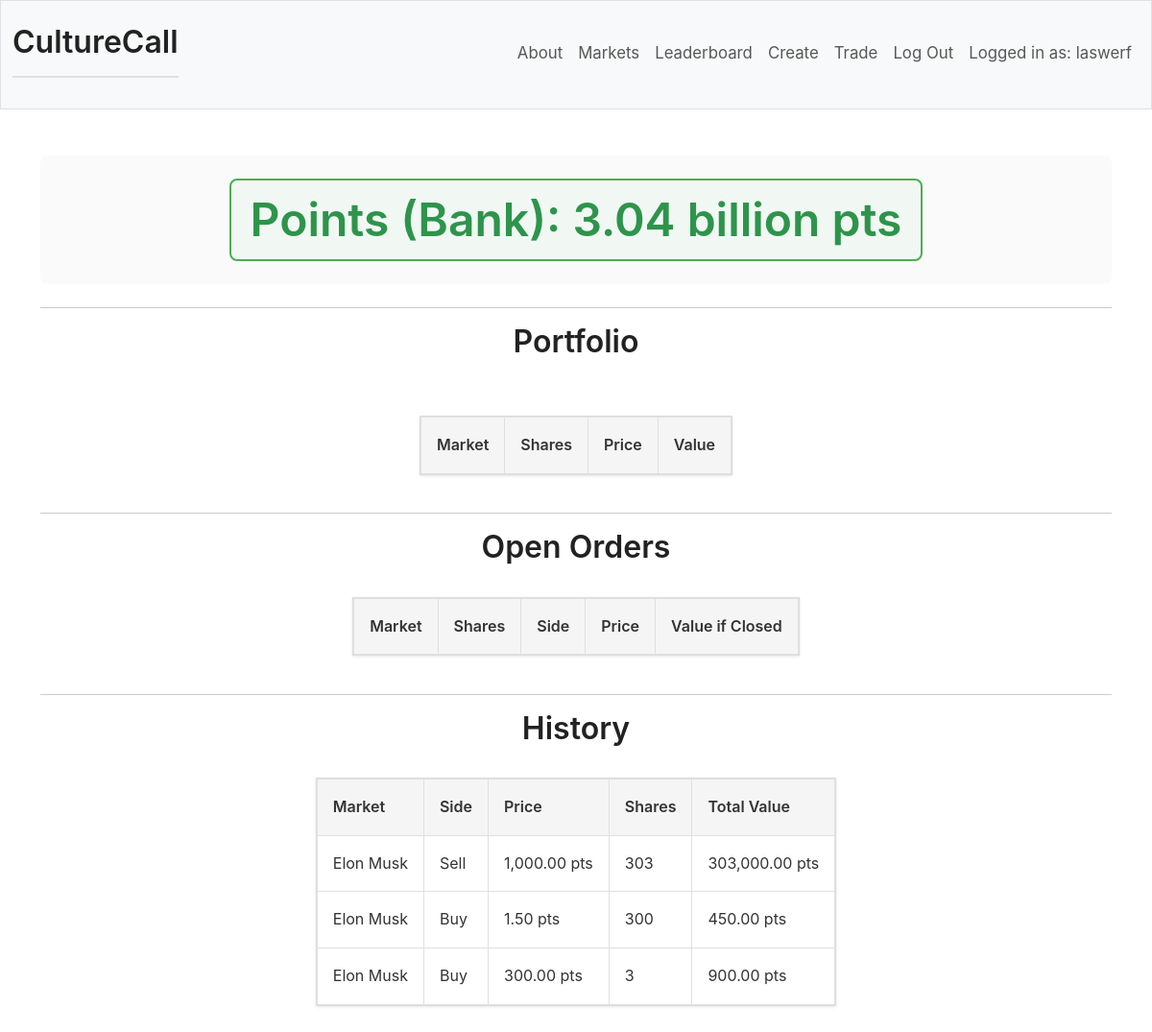
Page / (signed in) on the earlier database version.
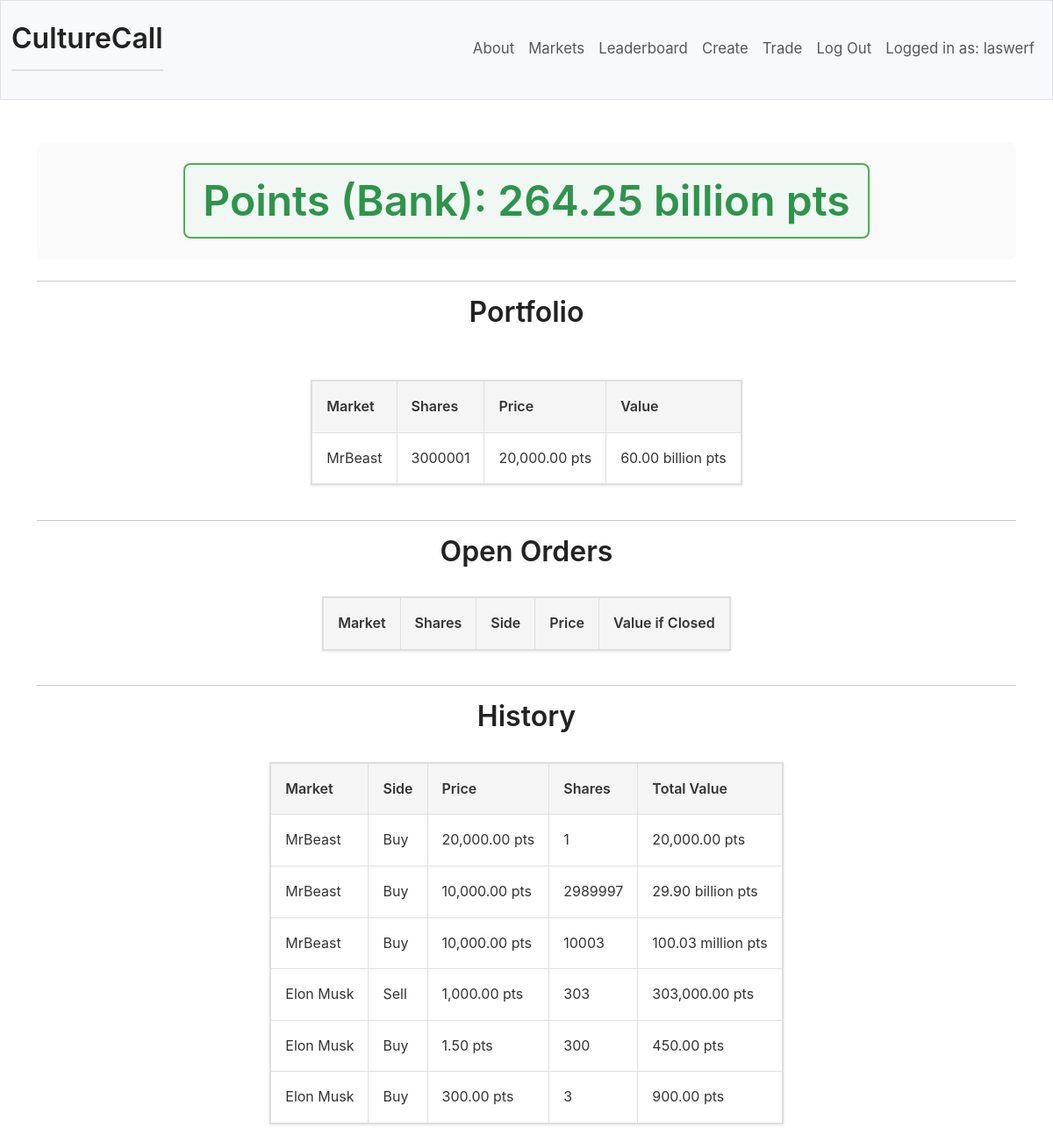
Same page on the later database version.
### tables this page shows
CREATE TABLE users (
    id INTEGER PRIMARY KEY AUTOINCREMENT NOT NULL,
    username TEXT UNIQUE NOT NULL,
    hash TEXT NOT NULL,
    points NUMERIC NOT NULL DEFAULT 10000.00
);

CREATE TABLE history (    id INTEGER PRIMARY KEY AUTOINCREMENT NOT NULL,    sellerId INTEGER,    marketId INTEGER,    buyerId INTEGER,    sharesCount INTEGER NOT NULL,    executePrice NUMERIC NOT NULL,    executeTime TEXT NOT NULL DEFAULT (datetime('now')),    FOREIGN KEY(marketId) REFERENCES markets(id),    FOREIGN KEY(sellerId) REFERENCES users(id),    FOREIGN KEY(buyerId) REFERENCES users(id));

CREATE TABLE markets (    id INTEGER PRIMARY KEY AUTOINCREMENT NOT NULL,     title TEXT NOT NULL, ipo NUMERIC, ipo_shares_left INTEGER);

CREATE TABLE portfolio (
    userId INTEGER NOT NULL,
    marketId INTEGER NOT NULL,
    sharesCount INTEGER NOT NULL DEFAULT 0,
    PRIMARY KEY (userId, marketId),
    FOREIGN KEY (userId) REFERENCES users(id),
    FOREIGN KEY (marketId) REFERENCES markets(id)
);

### app.py (the view)
@app.route("/")
@login_required
def index():
    if not app.jinja_env.globals.get("username"):
        app.jinja_env.globals["username"] = db.execute("SELECT * FROM users WHERE id = ?", session["user_id"])[0]["username"]
    balance = db.execute("SELECT points FROM users WHERE id = ?", session["user_id"])[0]["points"]
    portfolio = db.execute("SELECT * FROM portfolio WHERE userId = ?", session["user_id"])
    open = db.execute("SELECT * FROM liveOrders WHERE initiatorId = ?", session["user_id"])
    history = db.execute("SELECT * FROM history WHERE sellerId = ? OR buyerId = ? ORDER BY executeTime DESC", session["user_id"], session["user_id"])
    print(history)
    for transaction in history:
        if transaction["sellerId"] == session["user_id"]:
            transaction["side"] = "Sell"
        else:
            transaction["side"] = "Buy"
        mkt = db.execute("SELECT * FROM markets WHERE id = ?", transaction["marketId"])
        if len(mkt) > 0:
            transaction["market"] = mkt[0]["title"]
        else:
            transaction["market"] = "Not found"
    return render_template("index.html", points=pts(balance), portfolio=portfolio, open=open, price=getMarketPrice, pts=pts, mktName=getMarketName, history=history)

### app.py (called while the page is built)
@app.after_request
def after_request(response):
    response.headers["Cache-Control"] = "no-cache, no-store, must-revalidate"
    response.headers["Expires"] = 0
    response.headers["Pragma"] = "no-cache"
    return response

def getMarketPrice(mktId):
    check = db.execute("SELECT * FROM markets WHERE id = ?", mktId)
    if not check or not check[0]:
        return None
    check = check[0]
    ipo = check["ipo"]
    left = check["ipo_shares_left"]
    check = db.execute("SELECT * FROM history WHERE marketId = ? ORDER BY executeTime DESC LIMIT 1", mktId)
    if check and check[0]:
        check = check[0]["executePrice"]
        if left > 0 and ipo > check:
            return ipo
        return check
    elif left > 0:
        return ipo
    else:
        print("No price!")
        return None

def getMarketName(mktId):
    check = db.execute("SELECT * FROM markets WHERE id = ?", mktId)
    if not check or not check[0]:
        raise Exception("Market not found.")
    check = check[0]
    return check["title"]

### helpers.py (called while the page is built)
def login_required(f):
    @wraps(f)
    def decorated_function(*args, **kwargs):
        if session.get("user_id") is None:
            return redirect("/login")
        return f(*args, **kwargs)
    return decorated_function

def pts(value):
    value = float(value)
    if abs(value) >= 1_000_000_000_000:
        return f"{value / 1_000_000_000_000:.2f} trillion pts"
    elif abs(value) >= 1_000_000_000:
        return f"{value / 1_000_000_000:.2f} billion pts"
    elif abs(value) >= 1_000_000:
        return f"{value / 1_000_000:.2f} million pts"
    else:
        return f"{value:,.2f} pts"

### templates/index.html (shortened to what this page needs)
{% extends "layout.html" %}
{% block main %}
    <div id="pointsdiv">
        <h2 id="points">Points (Bank): {{ points }}</h2>
    </div>
    <hr>
    <h2>Portfolio</h2>
    <br>
    <table>
        <tr>
            <th>Market</th>
            <th>Shares</th>
            <th>Price</th>
            <th>Value</th>
        </tr>
    {% for position in portfolio %}
        <tr>
            <td>{{ mktName(position["marketId"]) }}</td>
            <td>{{ position["sharesCount"] }}</td>
            <td>{{ pts(price(position["marketId"])) }}</td>
            <td>{{ pts(price(position["marketId"]) * position["sharesCount"]) }}</td>
        </tr>
    {% endfor %}
    </table>
    <hr>
    <h2>Open Orders</h2>
    <table>
        <tr>
            <th>Market</th>
            <th>Shares</th>
            <th>Side</th>
            <th>Price</th>
            <th>Value if Closed</th>
        </tr>
    </table>
    <hr>
    <h2>History</h2>
    <table>
        <tr>
            <th>Market</th>
            <th>Side</th>
            <th>Price</th>
            <th>Shares</th>
            <th>Total Value</th>
        </tr>
    {% for transaction in history %}
        <tr>
            <td>{{ transaction["market"] }}</td>
            <td>{{ transaction["side"] }}</td>
            <td>{{ pts(transaction["executePrice"]) }}</td>
            <td>{{ transaction["sharesCount"] }}</td>
            <td>{{ pts(transaction["executePrice"] * transaction["sharesCount"]) }}</td>
        </tr>
    {% endfor %}
    </table>
{% endblock %}

### templates/layout.html (shortened to what this page needs)
<!DOCTYPE html>
<html lang="en">
    <head>
        <link href="https://cdn.jsdelivr.net/npm/bootstrap@5.3.8/dist/css/bootstrap.min.css" rel="stylesheet">
        <link href="/static/styles.css" rel="stylesheet">
    </head>
    <body>
        <nav class="bg-light border navbar navbar-expand-md navbar-light">
            <div class="container-fluid">
                <a href="/"><h1>CultureCall</h1></a>
                <div class="collapse navbar-collapse" id="navbar">
                    {% if session["user_id"] %}
                        <ul class="navbar-nav ms-auto mt-2">
                            <li class="nav-item"><a class="nav-link" href="/about">About</a></li>
                            <li class="nav-item"><a class="nav-link" href="/markets">Markets</a></li>
                            <li class="nav-item"><a class="nav-link" href="/leaderboard">Leaderboard</a></li>
                            <li class="nav-item"><a class="nav-link" href="/create">Create</a></li>
                            <li class="nav-item"><a class="nav-link" href="/trade">Trade</a></li>
                            <li class="nav-item"><a class="nav-link" href="/logout">Log Out</a></li>
                            <li class="nav-item"><a class="nav-link" href="/">Logged in as: {{ username }}</a></li>
                        </ul>
                    {% else %}
                        <ul class="navbar-nav ms-auto mt-2">
                            <li class="nav-item"><a class="nav-link" href="/signup">Sign Up</a></li>
                            <li class="nav-item"><a class="nav-link" href="/login">Log In</a></li>
                            <li class="nav-item"><a class="nav-link" href="/about">About</a></li>
                        </ul>
                    {% endif %}
                </div>
            </div>
        </nav>
        <main class="container py-5 text-center">
            {% block main %}{% endblock %}
        </main>
    </body>
</html>

### static/styles.css (style rules this page uses)
* { box-sizing: border-box; }
body { font-family: -apple-system, BlinkMacSystemFont, 'Segoe UI', Roboto, 'Helvetica Neue', Arial, sans-serif; line-height: 1.6; color: #333; }
h1, h2, h3, h4 { margin: 1rem 0; font-weight: 600; color: #222; }
h1 { font-size: 2rem; margin-bottom: 1.5rem; border-bottom: 2px solid #e0e0e0; padding-bottom: 1rem; }
table { border-collapse: collapse; border: 1px solid #ddd; display: inline-block; margin: 1rem auto; background: white; box-shadow: 0 1px 3px rgba(0,0,0,0.1); }
td, th { border: 1px solid #e0e0e0; padding: 16px; font-size: 1rem; text-align: left; }
th { background-color: #f5f5f5; font-weight: 600; }
#points { font-size: 3rem; border: 2px solid #4CAF50; padding: 12px 20px; display: inline-block; margin: 0; border-radius: 8px; background-color: #f1f8f4; color: #2e944b; font-weight: 600; }
#pointsdiv { height: auto; width: 100%; padding: 1.5rem 2rem; text-align: center; overflow: auto; background-color: #fafafa; border-radius: 8px; margin-bottom: 1.5rem; }
a { text-decoration: none; color: #537fbe; padding: 0; display: inline; margin: 0; border: none; }
ol, ul { margin: 1.5rem 0; padding-left: 2rem; }
li { text-align: left; margin-bottom: 0.75rem; font-size: 1.05rem; }

Differences in the rows shown:
added portfolio: marketId.title "MrBeast", sharesCount "3000001", marketId.executePrice "20,000.00 pts", pts(price(position['marketId'])*position['sharesCount']) "60.00 billion pts"
added history: executePrice "20,000.00 pts", executePrice+sharesCount "20,000.00 pts"
added history: executePrice "10,000.00 pts", executePrice+sharesCount "29.90 billion pts"
added history: executePrice "10,000.00 pts", executePrice+sharesCount "100.03 million pts"
Other differences:
{{ points }}: "3.04 billion pts" → "264.25 billion pts"
